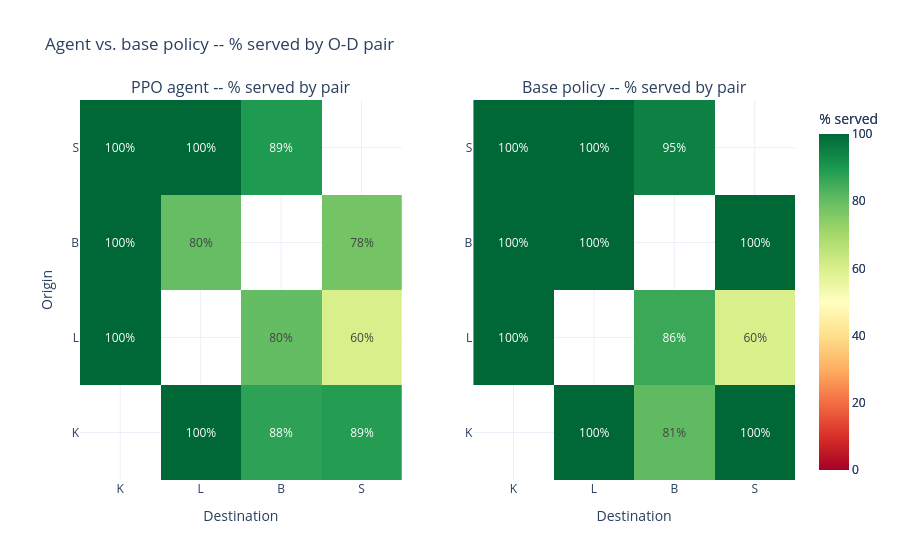

The notebook cell this image was saved under:
### Markdown cell above
## Graficas comparativas

### Code cell
from plotly.subplots import make_subplots

fig_a = viz.graficar_heatmap_cumplimiento(corrida_agente)
fig_b = viz.graficar_heatmap_cumplimiento(corrida_base)

fig = make_subplots(rows=1, cols=2, subplot_titles=["PPO agent -- % served by pair", "Base policy -- % served by pair"])
fig.add_trace(fig_a.data[0], row=1, col=1)
fig.add_trace(fig_b.data[0], row=1, col=2)
fig.update_xaxes(title_text="Destination", row=1, col=1)
fig.update_xaxes(title_text="Destination", row=1, col=2)
fig.update_yaxes(title_text="Origin", row=1, col=1)
fig.update_layout(title="Agent vs. base policy -- % served by O-D pair", template="plotly_white")
fig.write_html(OUT_DIR / "heatmaps_comparados.html")
fig.show()

### Figure 1 — Plotly figure (JSON) as saved in the notebook; plotly's stock layout.template omitted (floating-point values rounded to 4 significant figures)
{"data": [{"colorbar": {"title": {"text": "% served"}}, "colorscale": [[0.0, "rgb(165,0,38)"], [0.1, "rgb(215,48,39)"], [0.2, "rgb(244,109,67)"], [0.3, "rgb(253,174,97)"], [0.4, "rgb(254,224,139)"], [0.5, "rgb(255,255,191)"], [0.6, "rgb(217,239,139)"], [0.7, "rgb(166,217,106)"], [0.8, "rgb(102,189,99)"], [0.9, "rgb(26,152,80)"], [1.0, "rgb(0,104,55)"]], "hovertemplate": "origin %{y} -> destination %{x}<br>%{z:.1f}% served<extra></extra>", "text": [["", "100%", "88%", "89%"], ["100%", "", "80%", "60%"], ["100%", "80%", "", "78%"], ["100%", "100%", "89%", ""]], "texttemplate": "%{text}", "type": "heatmap", "x": ["K", "L", "B", "S"], "xaxis": "x", "y": ["K", "L", "B", "S"], "yaxis": "y", "z": [[NaN, 100.0, 87.54, 88.64], [100.0, NaN, 80.1, 60.0], [100.0, 80.0, NaN, 77.78], [100.0, 100.0, 89.44, NaN]], "zmax": 100, "zmin": 0}, {"colorbar": {"title": {"text": "% served"}}, "colorscale": [[0.0, "rgb(165,0,38)"], [0.1, "rgb(215,48,39)"], [0.2, "rgb(244,109,67)"], [0.3, "rgb(253,174,97)"], [0.4, "rgb(254,224,139)"], [0.5, "rgb(255,255,191)"], [0.6, "rgb(217,239,139)"], [0.7, "rgb(166,217,106)"], [0.8, "rgb(102,189,99)"], [0.9, "rgb(26,152,80)"], [1.0, "rgb(0,104,55)"]], "hovertemplate": "origin %{y} -> destination %{x}<br>%{z:.1f}% served<extra></extra>", "text": [["", "100%", "81%", "100%"], ["100%", "", "86%", "60%"], ["100%", "100%", "", "100%"], ["100%", "100%", "95%", ""]], "texttemplate": "%{text}", "type": "heatmap", "x": ["K", "L", "B", "S"], "xaxis": "x2", "y": ["K", "L", "B", "S"], "yaxis": "y2", "z": [[NaN, 100.0, 80.83, 100.0], [100.0, NaN, 85.71, 60.0], [100.0, 100.0, NaN, 100.0], [100.0, 100.0, 95.03, NaN]], "zmax": 100, "zmin": 0}], "layout": {"annotations": [{"font": {"size": 16}, "showarrow": false, "text": "PPO agent -- % served by pair", "x": 0.225, "xanchor": "center", "xref": "paper", "y": 1.0, "yanchor": "bottom", "yref": "paper"}, {"font": {"size": 16}, "showarrow": false, "text": "Base policy -- % served by pair", "x": 0.775, "xanchor": "center", "xref": "paper", "y": 1.0, "yanchor": "bottom", "yref": "paper"}], "title": {"text": "Agent vs. base policy -- % served by O-D pair"}, "xaxis": {"anchor": "y", "domain": [0.0, 0.45], "title": {"text": "Destination"}}, "xaxis2": {"anchor": "y2", "domain": [0.55, 1.0], "title": {"text": "Destination"}}, "yaxis": {"anchor": "x", "domain": [0.0, 1.0], "title": {"text": "Origin"}}, "yaxis2": {"anchor": "x2", "domain": [0.0, 1.0]}}}
